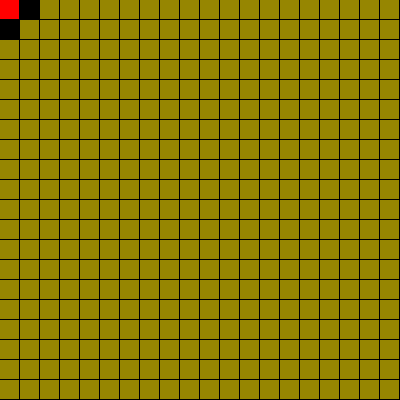
Frame 1 (no input)
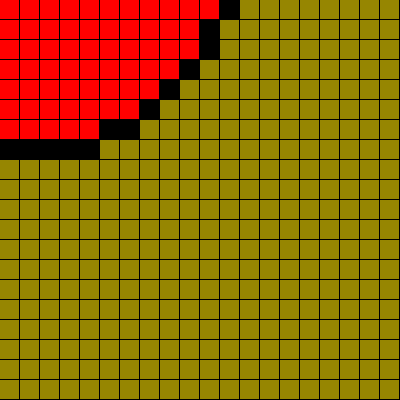
Frame 60 (no input)
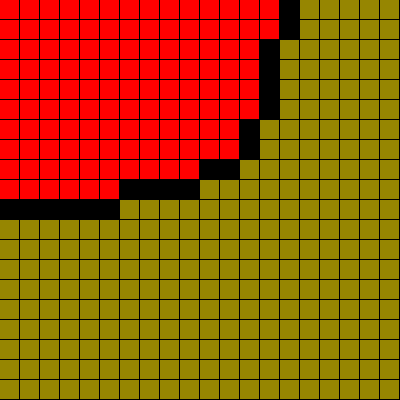
Frame 120 (the mouse pressed at the canvas centre since frame 60)

The p5.js sketch that drew these frames (run headless with seeded random() and noise() and a simulated clock; from frame 60 on, the mouse is pressed at the canvas centre):

// p5.js sketch
// ── sketch.js



function removeFromArray (arr, elt) {  // this function removes a elt in an array called arr
   for (var i = arr.length -1; i >= 0; i--){ // loop through the array backwards
       if (arr[i] == elt){ // is the object in this index is equal to elt
           arr.splice(i,1); // remove object from the array
       }
   }
    
}

function heuristic (a,b){
    return dist (a.i,a.j,b.i,b.j); // calculate the straight light distance from point a to point b
}
var cols = 20; // Grid map with 50  columns
var rows = 20; // Grid map with 50 rows
var grid = new Array(cols); // Make a grid array with the amount of entries is equal to the number of columns
var w,h; // w and h variable describes the pixel width and height of each spot in the grid
var path = []; // holds the path from the starting point to the ending point


var openSet = []; // make a variable the holds all of the spots that may be explored
var closedSet = []; // stores all of the nodes that have been explored 
var start; // start spot
var end; // end spot
//var done = 0; // represents the end of the search and looping can stop


// create a Spot object
function Spot (i,j) {
    this.i = i; // i (column) position
    this.j = j; // j (row) position
    this.f = 0; //  f score (distance away from the starting spot)
    this.g = 0; //  g score (distance away from the end spot)
    this.h = 0; // h score (g_score + f_score) 
    this.neighbours = []; // surrounding tiles
    this.parent = null; // parent spot that discovered the spot
    
    // Displays the spot on the canvas
    this.show = function (col) {
        fill(col); // color the spot
        noStroke(); // remove the outline stroke for the spot
        rect(this.i * w, this.j * h, w-1, h-1); // draw the rectangle for the spot
        
    }
    
    //Adds the adjacent neighbours in the spot
    this.addNeighbours = function (grid){ 


        if (i < cols - 1){                      // if this spot is not at the right end of the grid
        this.neighbours.push(grid[i + 1][j]);  // Add the neighbour to the left
        }
        if (i > 0){                                 // if this spot is not at the left end of the grid
            this.neighbours.push(grid[i - 1] [j]);  // Add the neighbout to the left
        }
        
        if (j < rows - 1){                          // if this spot is not at bottom of the grid
            this.neighbours.push(grid[i] [j + 1]);  // add the neighbour to the bottom       
        }
        
        if (j > 0){                                 // if this spot is not at the top of the grid
            this.neighbours.push(grid[i] [j - 1]);  // add the neigbour to the top
        }
        
    }
}
function setup (){
    
    createCanvas(400,400); //create a screen with 400 by 400 pixels
    background(0); // background color is black
    console.log('A*'); 
    h = height/rows; // box height is screen height / rows
    w = width/cols; // box width is screen width / columns
    
    // Making a 2D array of spots
    for (var i = 0; i < cols; i++){
        grid[i] = new Array(rows);
    }
    console.log(grid);
    // Making a Spot object for each 2d array.
    for (var i = 0; i < cols; i++){         // for each i in columns
        for(var j = 0; j < rows; j++){      // for each j in rows
            grid[i][j] = new Spot (i,j); // make a new Spot object for all i and j in grid
        }
    }
    
    for (var i = 0; i < cols; i++){     // for all columns 
        for(var j = 0; j < rows; j++){  // for all rows
            grid[i][j].addNeighbours(grid); //add the neighbours for each spote
        }
    }
    
    
    
    start = grid[0][0]; // start spot is at position (0,0)
    end = grid[cols - 1][rows - 5]; // end spot is at (cols-1, rows-20)
    
    openSet.push(start);  // put the starting spot at the beginning of the open set
}

function draw () {
    
    if (openSet.length > 0){ // is there are still spots in the open set
    // we can keep trying to find a solution
        var winner = 0;         // create a winner spot
        for (var i = 0; i < openSet.length; i++){ // for each i in open set
            if (openSet[i].f < openSet[winner].f) // if this spot in the openSet has a lower f score
                winner = i; // make it the winner Spot
        }
        var current = openSet[winner];          // is the winner spot is our end spot
        if (current == end) {                   // the algorithim is done
            noLoop()                            // do not loop anymore
            //done = 1;                           // the algorithm is done and you can exit the if statement.
            console.log("DONE like dinner!");
            //Find the path
            var temp = current;                 // create a temporary spot object
            path.push(temp);                    // put it at the end of the path
            while (temp.parent){                // if our temp spot has a parent
                path.push(temp.parent);         // put that parent spot at the end of the path
                temp = temp.parent;             // temp spot is now equal to the parent spot
            }
            
            
        }
        
        removeFromArray(openSet, current);      // remove current spot from the open set because it has been explored
        closedSet.push(current);                // put the current spot at the end of the closed set
        //WE STOPPED HERE!!!!!!!!!!!!!!!!
        
        var neighbours = current.neighbours;    // make a variable for the neighbours of current
        for (var i = 0; i < neighbours.length; i++){    //  for each neighbour of the current spot
            var neighbour = neighbours[i];      // pick the first neighbour of the current spot
            
            
            // calculating the G-score for the neighbours
            if (!closedSet.includes(neighbour)){  // if this neighbour is not in the closed set
                var tempG = current.g + 1;          // tempG variable holds the g-score of the current spot plus 1 
                if (openSet.includes(neighbour) && tempG < neighbour.g){    // if the neighbour is already in the open set AND it's G-score is higher that the newly calculated tempG
                    neighbour.g = tempG;                                    // then the new g-score of the neighbout is tempG
                    neighbour.parent = current;                             // the new parent is the current node
                }
                else if (openSet.includes(neighbour) && tempG >= neighbour.g)
                {
                    // do nothing
                }

                else{                           // or else if the neighbour is not in the open set
                    neighbour.g = tempG;        // assign a g_score to the neighbour
                    neighbour.parent = current; // the current spot is the parent of this neighbour
                    openSet.push(neighbour);    // add the neighbour to the open set
                }
            
            
            neighbour.h = heuristic(neighbour,end); // calculate the h_score for the neighbour (distance between the neighbout and the end spot)
            neighbour.f = neighbour.g + neighbour.h; // calculate the f score of the neighbour (g_score + h_score)
            neighbour.parent = current; //  
            }
        }
    }else {
    // no solution 
    }
    
    // visualize the individual spots in the grid
    for (var i = 0; i < cols; i++){ // for all i in cols
        for (var j = 0; j < rows; j++){ // for all j in rows
            grid[i][j].show(color(150,134,1)); // each grid[i][j] is this color
        }
    }
    
    // visualize the closed set on the grid in red
    for (var i = 0; i < closedSet.length; i++){ // for all i in the closed set
        closedSet[i].show(color(255,0,0));
    }
    
    // visualize the open set on the grid in black
    for (var i = 0; i < openSet.length; i++){ // for all i in the open set 
        openSet[i].show(color(0,0,0));
    }
    
    // visualize the path in green
    for (var i = 0; i < path.length; i++){ // for all spots in the path 
        path[i].show(color(0,255,0));
    }
    
    
}
